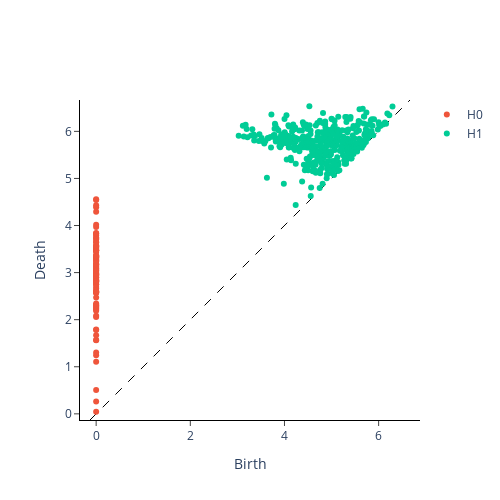

The cell this chart's notebook holds for it:
### Code cell
# clique oriented DT
dgm_clique_or_DT=rev_directed(L_DT)
plot_diagram(dgm_clique_or_DT[0])
